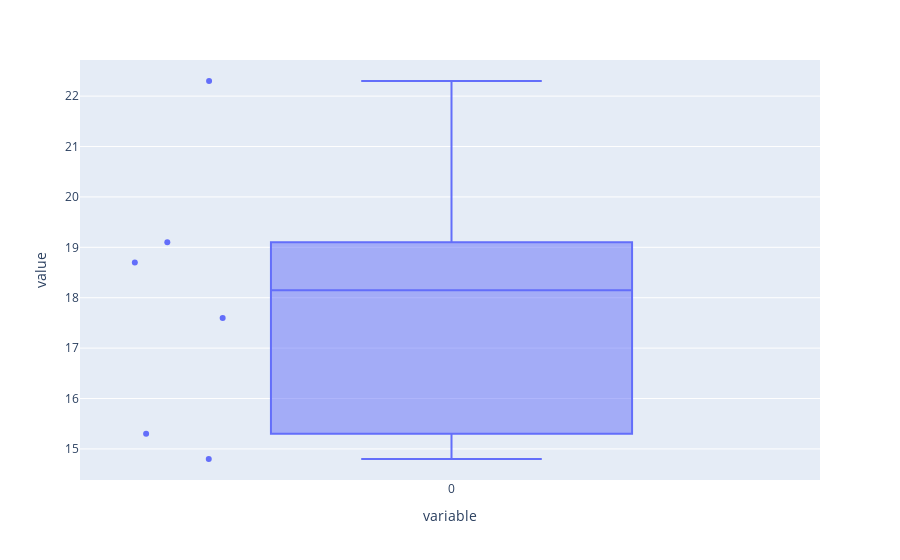

Notebook cell for this chart:
### Code cell
# Hagamos un diagrama de caja-brazos
import plotly.express as px

fig = px.box(plastico1, points="all")  # se muestra la distribucion de las observaciones junto a la caja
fig.show()

fig = px.box(plastico1, points="outliers")  # se muestra la distribucion de las observaciones junto a la caja
#fig.show()

### Figure 1 — Plotly figure (JSON) as saved in the notebook; plotly's stock layout.template omitted (floating-point values rounded to 4 significant figures)
{"data": [{"alignmentgroup": "True", "boxpoints": "all", "hovertemplate": "variable=%{x}<br>value=%{y}<extra></extra>", "legendgroup": "", "marker": {"color": "#636efa"}, "name": "", "notched": false, "offsetgroup": "", "orientation": "v", "showlegend": false, "type": "box", "x": ["0", "0", "0", "0", "0", "0"], "x0": " ", "xaxis": "x", "y": [15.3, 18.7, 22.3, 17.6, 19.1, 14.8], "y0": " ", "yaxis": "y"}], "layout": {"boxmode": "group", "legend": {"tracegroupgap": 0}, "margin": {"t": 60}, "xaxis": {"anchor": "y", "domain": [0, 1], "title": {"text": "variable"}}, "yaxis": {"anchor": "x", "domain": [0, 1], "title": {"text": "value"}}}}
